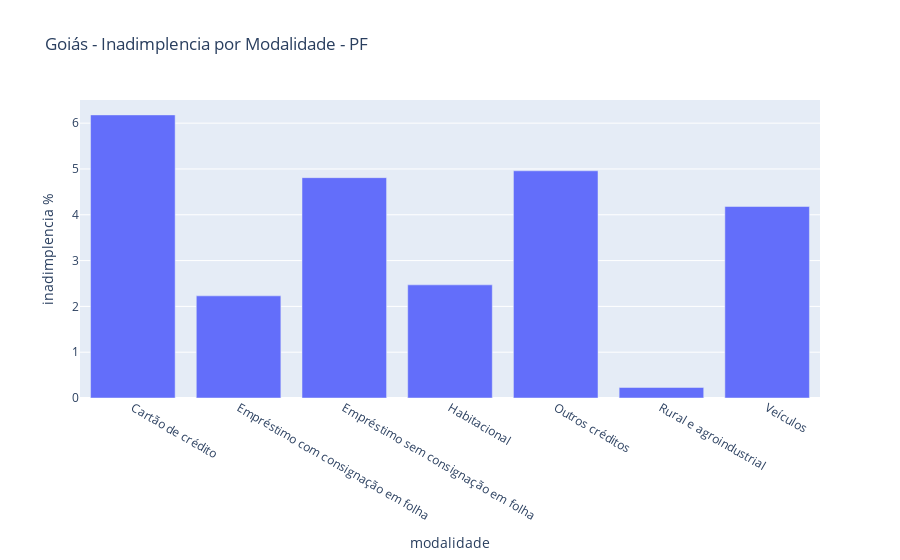

Notebook code for this chart:
### Code cell
cols=['modalidade', 'carteira_ativa', 'carteira_inadimplida_arrastada']
df1 = df_go.query('cliente=="PF"').loc[:, cols].groupby('modalidade').sum().reset_index()
df1['inadimplencia %']= round(df1['carteira_inadimplida_arrastada']*100/df1['carteira_ativa'],2)
fig = px.bar(df1, x='modalidade', y='inadimplencia %',title="Goiás - Inadimplencia por Modalidade - PF")
fig

### Figure 1 — Plotly figure (JSON) as saved in the notebook; plotly's stock layout.template omitted (floating-point values rounded to 4 significant figures)
{"data": [{"alignmentgroup": "True", "hovertemplate": "modalidade=%{x}<br>inadimplencia %=%{y}<extra></extra>", "legendgroup": "", "marker": {"color": "#636efa", "pattern": {"shape": ""}}, "name": "", "offsetgroup": "", "orientation": "v", "showlegend": false, "textposition": "auto", "type": "bar", "x": ["Cartão de crédito", "Empréstimo com consignação em folha", "Empréstimo sem consignação em folha", "Habitacional", "Outros créditos", "Rural e agroindustrial", "Veículos"], "xaxis": "x", "y": [6.18, 2.23, 4.81, 2.47, 4.96, 0.23, 4.18], "yaxis": "y"}], "layout": {"barmode": "relative", "legend": {"tracegroupgap": 0}, "title": {"text": "Goiás - Inadimplencia por Modalidade - PF"}, "xaxis": {"anchor": "y", "domain": [0, 1], "title": {"text": "modalidade"}}, "yaxis": {"anchor": "x", "domain": [0, 1], "title": {"text": "inadimplencia %"}}}}
